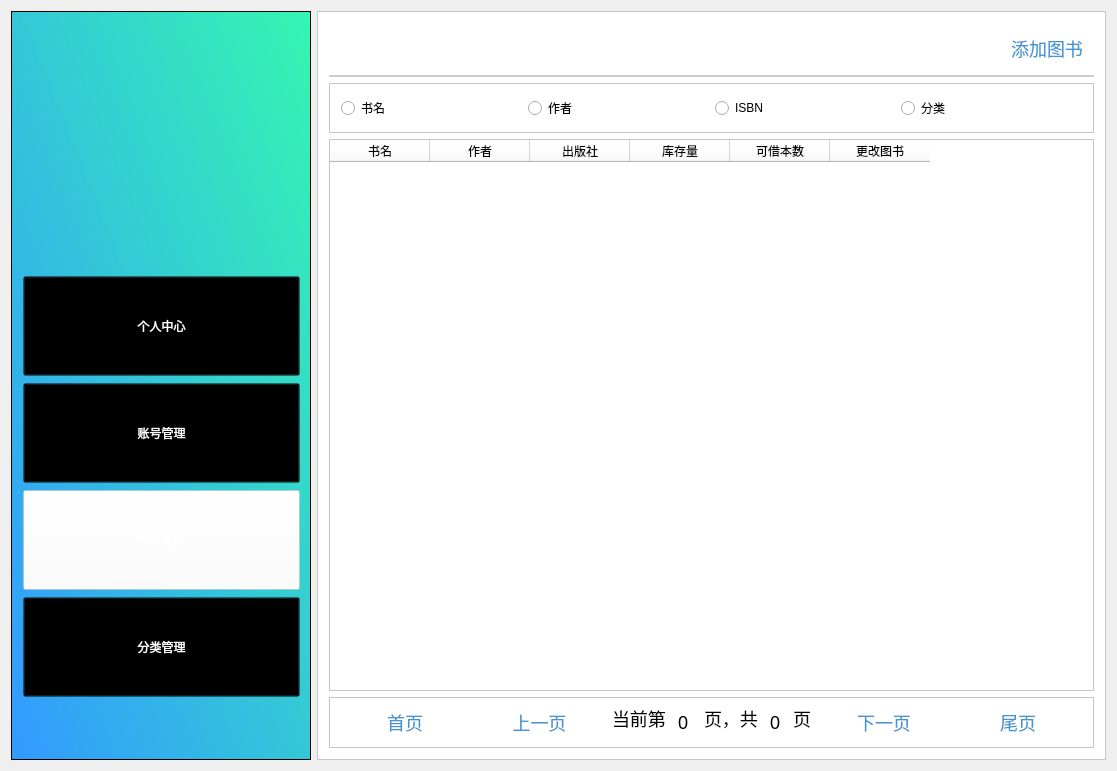
<?xml version="1.0" encoding="UTF-8"?>
<ui version="4.0">
 <class>admin_searchbook</class>
 <widget class="QWidget" name="admin_searchbook">
  <property name="geometry">
   <rect>
    <x>0</x>
    <y>0</y>
    <width>1117</width>
    <height>771</height>
   </rect>
  </property>
  <property name="windowTitle">
   <string>admin_searchbook</string>
  </property>
  <layout class="QHBoxLayout" name="horizontalLayout">
   <item>
    <widget class="QFrame" name="frame">
     <property name="sizePolicy">
      <sizepolicy hsizetype="Fixed" vsizetype="Expanding">
       <horstretch>0</horstretch>
       <verstretch>0</verstretch>
      </sizepolicy>
     </property>
     <property name="minimumSize">
      <size>
       <width>300</width>
       <height>700</height>
      </size>
     </property>
     <property name="styleSheet">
      <string notr="true">
background-color: qlineargradient(spread:pad, x1:0, y1:1, x2:1, y2:0, stop:0 rgba(51, 153, 255,1), stop:1 rgba(52, 246, 177,1));</string>
     </property>
     <property name="frameShape">
      <enum>QFrame::StyledPanel</enum>
     </property>
     <property name="frameShadow">
      <enum>QFrame::Raised</enum>
     </property>
     <widget class="QFrame" name="frame_2">
      <property name="geometry">
       <rect>
        <x>70</x>
        <y>30</y>
        <width>171</width>
        <height>176</height>
       </rect>
      </property>
      <property name="minimumSize">
       <size>
        <width>0</width>
        <height>0</height>
       </size>
      </property>
      <property name="baseSize">
       <size>
        <width>0</width>
        <height>100</height>
       </size>
      </property>
      <property name="styleSheet">
       <string notr="true">image: url(:/Library/images/logo2.png);
background:transparent;</string>
      </property>
      <property name="frameShape">
       <enum>QFrame::StyledPanel</enum>
      </property>
      <property name="frameShadow">
       <enum>QFrame::Raised</enum>
      </property>
     </widget>
     <widget class="QFrame" name="frame_8">
      <property name="geometry">
       <rect>
        <x>0</x>
        <y>230</y>
        <width>301</width>
        <height>491</height>
       </rect>
      </property>
      <property name="styleSheet">
       <string notr="true">background:transparent;</string>
      </property>
      <property name="frameShape">
       <enum>QFrame::StyledPanel</enum>
      </property>
      <property name="frameShadow">
       <enum>QFrame::Raised</enum>
      </property>
      <layout class="QVBoxLayout" name="verticalLayout_6">
       <item>
        <layout class="QVBoxLayout" name="verticalLayout">
         <property name="spacing">
          <number>7</number>
         </property>
         <property name="sizeConstraint">
          <enum>QLayout::SetDefaultConstraint</enum>
         </property>
         <item>
          <widget class="QPushButton" name="btnPersonal">
           <property name="minimumSize">
            <size>
             <width>0</width>
             <height>100</height>
            </size>
           </property>
           <property name="styleSheet">
            <string notr="true">font: 12pt &quot;微软雅黑&quot;;
color:white;
background:transparent;
cursor:pointer;</string>
           </property>
           <property name="text">
            <string>个人中心</string>
           </property>
          </widget>
         </item>
         <item>
          <widget class="QPushButton" name="btnSearchuser">
           <property name="minimumSize">
            <size>
             <width>0</width>
             <height>100</height>
            </size>
           </property>
           <property name="styleSheet">
            <string notr="true">font: 12pt &quot;微软雅黑&quot;;
color:white;
background:transparent;
cursor:pointer;</string>
           </property>
           <property name="text">
            <string>账号管理</string>
           </property>
          </widget>
         </item>
         <item>
          <widget class="QPushButton" name="btnSearchbook">
           <property name="minimumSize">
            <size>
             <width>0</width>
             <height>100</height>
            </size>
           </property>
           <property name="styleSheet">
            <string notr="true">font: 12pt &quot;微软雅黑&quot;;
color:white;
background:transparent;
cursor:pointer;
background-color:rgba(255,255,255,0.4);</string>
           </property>
           <property name="text">
            <string>图书管理</string>
           </property>
          </widget>
         </item>
         <item>
          <widget class="QPushButton" name="btnClassify">
           <property name="minimumSize">
            <size>
             <width>0</width>
             <height>100</height>
            </size>
           </property>
           <property name="styleSheet">
            <string notr="true">font: 12pt &quot;微软雅黑&quot;;
color:white;
background:transparent;
cursor:pointer;</string>
           </property>
           <property name="text">
            <string>分类管理</string>
           </property>
          </widget>
         </item>
        </layout>
       </item>
      </layout>
     </widget>
    </widget>
   </item>
   <item>
    <widget class="QFrame" name="frame_3">
     <property name="styleSheet">
      <string notr="true">background:white;</string>
     </property>
     <property name="frameShape">
      <enum>QFrame::StyledPanel</enum>
     </property>
     <property name="frameShadow">
      <enum>QFrame::Raised</enum>
     </property>
     <layout class="QVBoxLayout" name="verticalLayout_2">
      <item>
       <widget class="QFrame" name="frame_4">
        <property name="sizePolicy">
         <sizepolicy hsizetype="Preferred" vsizetype="Fixed">
          <horstretch>0</horstretch>
          <verstretch>4</verstretch>
         </sizepolicy>
        </property>
        <property name="styleSheet">
         <string notr="true">border:2px solid #cccccc;
border-top:0px;
border-left:0px;
border-right:0px;</string>
        </property>
        <property name="frameShape">
         <enum>QFrame::StyledPanel</enum>
        </property>
        <property name="frameShadow">
         <enum>QFrame::Raised</enum>
        </property>
        <layout class="QGridLayout" name="gridLayout">
         <item row="0" column="0">
          <widget class="QTextEdit" name="txtSearch">
           <property name="sizePolicy">
            <sizepolicy hsizetype="Expanding" vsizetype="Maximum">
             <horstretch>0</horstretch>
             <verstretch>100</verstretch>
            </sizepolicy>
           </property>
           <property name="maximumSize">
            <size>
             <width>16777215</width>
             <height>30</height>
            </size>
           </property>
           <property name="styleSheet">
            <string notr="true">color:#4695d2;
border:none;
font-size:18px;</string>
           </property>
          </widget>
         </item>
         <item row="0" column="1">
          <widget class="QPushButton" name="btnSearch">
           <property name="minimumSize">
            <size>
             <width>0</width>
             <height>30</height>
            </size>
           </property>
           <property name="styleSheet">
            <string notr="true">color:#4695d2;
image: url(:/Library/images/search.png);
border:none;
font-size:18px;</string>
           </property>
           <property name="text">
            <string/>
           </property>
          </widget>
         </item>
         <item row="0" column="2">
          <widget class="QPushButton" name="pushButton_2">
           <property name="styleSheet">
            <string notr="true">color:#4695d2;
border:none;
font-size:18px;</string>
           </property>
           <property name="text">
            <string>添加图书</string>
           </property>
          </widget>
         </item>
        </layout>
       </widget>
      </item>
      <item>
       <widget class="QFrame" name="frame_6">
        <property name="maximumSize">
         <size>
          <width>16777215</width>
          <height>50</height>
         </size>
        </property>
        <property name="frameShape">
         <enum>QFrame::StyledPanel</enum>
        </property>
        <property name="frameShadow">
         <enum>QFrame::Raised</enum>
        </property>
        <layout class="QHBoxLayout" name="horizontalLayout_4">
         <item>
          <widget class="QRadioButton" name="radioName">
           <property name="text">
            <string>书名</string>
           </property>
          </widget>
         </item>
         <item>
          <widget class="QRadioButton" name="radioAuthor">
           <property name="text">
            <string>作者</string>
           </property>
          </widget>
         </item>
         <item>
          <widget class="QRadioButton" name="radioISBN">
           <property name="text">
            <string>ISBN</string>
           </property>
          </widget>
         </item>
         <item>
          <widget class="QRadioButton" name="radioClassify">
           <property name="text">
            <string>分类</string>
           </property>
          </widget>
         </item>
        </layout>
       </widget>
      </item>
      <item>
       <widget class="QTableWidget" name="tableWidget">
        <property name="sizePolicy">
         <sizepolicy hsizetype="Preferred" vsizetype="Preferred">
          <horstretch>0</horstretch>
          <verstretch>0</verstretch>
         </sizepolicy>
        </property>
        <column>
         <property name="text">
          <string>书名</string>
         </property>
        </column>
        <column>
         <property name="text">
          <string>作者</string>
         </property>
        </column>
        <column>
         <property name="text">
          <string>出版社</string>
         </property>
        </column>
        <column>
         <property name="text">
          <string>库存量</string>
         </property>
        </column>
        <column>
         <property name="text">
          <string>可借本数</string>
         </property>
        </column>
        <column>
         <property name="text">
          <string>更改图书</string>
         </property>
        </column>
       </widget>
      </item>
      <item>
       <widget class="QFrame" name="frame_5">
        <property name="sizePolicy">
         <sizepolicy hsizetype="Preferred" vsizetype="Fixed">
          <horstretch>0</horstretch>
          <verstretch>0</verstretch>
         </sizepolicy>
        </property>
        <property name="frameShape">
         <enum>QFrame::StyledPanel</enum>
        </property>
        <property name="frameShadow">
         <enum>QFrame::Raised</enum>
        </property>
        <layout class="QHBoxLayout" name="horizontalLayout_2">
         <item>
          <widget class="QPushButton" name="btnFirstPage">
           <property name="sizePolicy">
            <sizepolicy hsizetype="Preferred" vsizetype="Fixed">
             <horstretch>0</horstretch>
             <verstretch>0</verstretch>
            </sizepolicy>
           </property>
           <property name="styleSheet">
            <string notr="true">color:#4695d2;
border:none;
font-size:18px;</string>
           </property>
           <property name="text">
            <string>首页</string>
           </property>
          </widget>
         </item>
         <item>
          <widget class="QPushButton" name="btnLastPage">
           <property name="sizePolicy">
            <sizepolicy hsizetype="Preferred" vsizetype="Fixed">
             <horstretch>0</horstretch>
             <verstretch>0</verstretch>
            </sizepolicy>
           </property>
           <property name="styleSheet">
            <string notr="true">color:#4695d2;
border:none;
font-size:18px;</string>
           </property>
           <property name="text">
            <string>上一页</string>
           </property>
          </widget>
         </item>
         <item>
          <layout class="QHBoxLayout" name="horizontalLayout_3">
           <item>
            <widget class="QLineEdit" name="lineEdit_4">
             <property name="sizePolicy">
              <sizepolicy hsizetype="Maximum" vsizetype="Preferred">
               <horstretch>0</horstretch>
               <verstretch>0</verstretch>
              </sizepolicy>
             </property>
             <property name="maximumSize">
              <size>
               <width>60</width>
               <height>16777215</height>
              </size>
             </property>
             <property name="styleSheet">
              <string notr="true">border:none;
font-size:18px;</string>
             </property>
             <property name="text">
              <string>当前第</string>
             </property>
            </widget>
           </item>
           <item>
            <widget class="QLineEdit" name="etIndexPage">
             <property name="sizePolicy">
              <sizepolicy hsizetype="Maximum" vsizetype="Preferred">
               <horstretch>0</horstretch>
               <verstretch>0</verstretch>
              </sizepolicy>
             </property>
             <property name="maximumSize">
              <size>
               <width>20</width>
               <height>16777215</height>
              </size>
             </property>
             <property name="styleSheet">
              <string notr="true">border:none;
font-size:18px;</string>
             </property>
             <property name="text">
              <string>0</string>
             </property>
            </widget>
           </item>
           <item>
            <widget class="QLineEdit" name="lineEdit_2">
             <property name="sizePolicy">
              <sizepolicy hsizetype="Maximum" vsizetype="Preferred">
               <horstretch>0</horstretch>
               <verstretch>0</verstretch>
              </sizepolicy>
             </property>
             <property name="maximumSize">
              <size>
               <width>60</width>
               <height>16777215</height>
              </size>
             </property>
             <property name="styleSheet">
              <string notr="true">border:none;
font-size:18px;</string>
             </property>
             <property name="text">
              <string>页，共</string>
             </property>
            </widget>
           </item>
           <item>
            <widget class="QLineEdit" name="etCountPage">
             <property name="sizePolicy">
              <sizepolicy hsizetype="Maximum" vsizetype="Preferred">
               <horstretch>0</horstretch>
               <verstretch>0</verstretch>
              </sizepolicy>
             </property>
             <property name="maximumSize">
              <size>
               <width>20</width>
               <height>16777215</height>
              </size>
             </property>
             <property name="styleSheet">
              <string notr="true">border:none;
font-size:18px;
</string>
             </property>
             <property name="text">
              <string>0</string>
             </property>
            </widget>
           </item>
           <item>
            <widget class="QLineEdit" name="lineEdit">
             <property name="sizePolicy">
              <sizepolicy hsizetype="Maximum" vsizetype="Preferred">
               <horstretch>0</horstretch>
               <verstretch>0</verstretch>
              </sizepolicy>
             </property>
             <property name="maximumSize">
              <size>
               <width>20</width>
               <height>16777215</height>
              </size>
             </property>
             <property name="styleSheet">
              <string notr="true">border:none;
font-size:18px;</string>
             </property>
             <property name="text">
              <string>页</string>
             </property>
            </widget>
           </item>
          </layout>
         </item>
         <item>
          <widget class="QPushButton" name="btnNextPage">
           <property name="sizePolicy">
            <sizepolicy hsizetype="Preferred" vsizetype="Fixed">
             <horstretch>0</horstretch>
             <verstretch>0</verstretch>
            </sizepolicy>
           </property>
           <property name="styleSheet">
            <string notr="true">color:#4695d2;
border:none;
font-size:18px;</string>
           </property>
           <property name="text">
            <string>下一页</string>
           </property>
          </widget>
         </item>
         <item>
          <widget class="QPushButton" name="btnTheLast">
           <property name="sizePolicy">
            <sizepolicy hsizetype="Preferred" vsizetype="Fixed">
             <horstretch>0</horstretch>
             <verstretch>0</verstretch>
            </sizepolicy>
           </property>
           <property name="styleSheet">
            <string notr="true">color:#4695d2;
border:none;
font-size:18px;</string>
           </property>
           <property name="text">
            <string>尾页</string>
           </property>
          </widget>
         </item>
        </layout>
       </widget>
      </item>
     </layout>
    </widget>
   </item>
  </layout>
 </widget>
 <layoutdefault spacing="6" margin="11"/>
 <resources>
  <include location="library.qrc"/>
 </resources>
 <connections/>
</ui>
